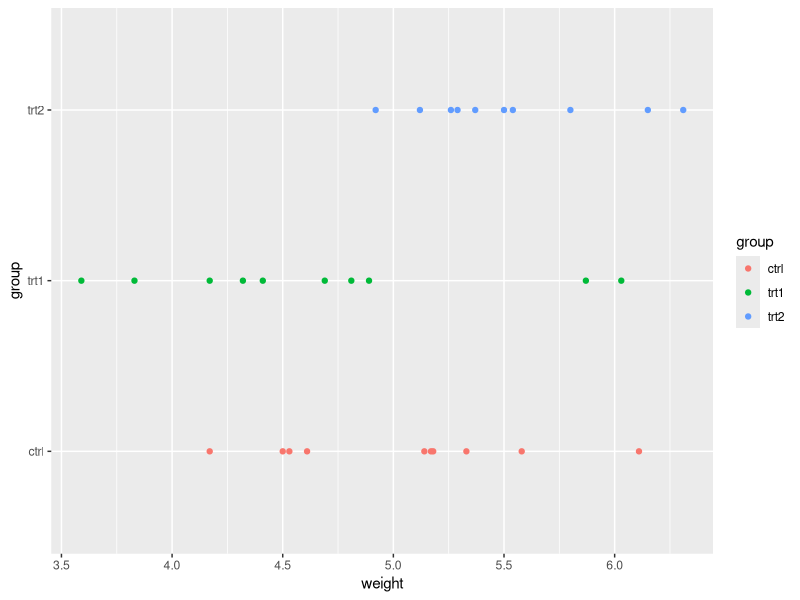
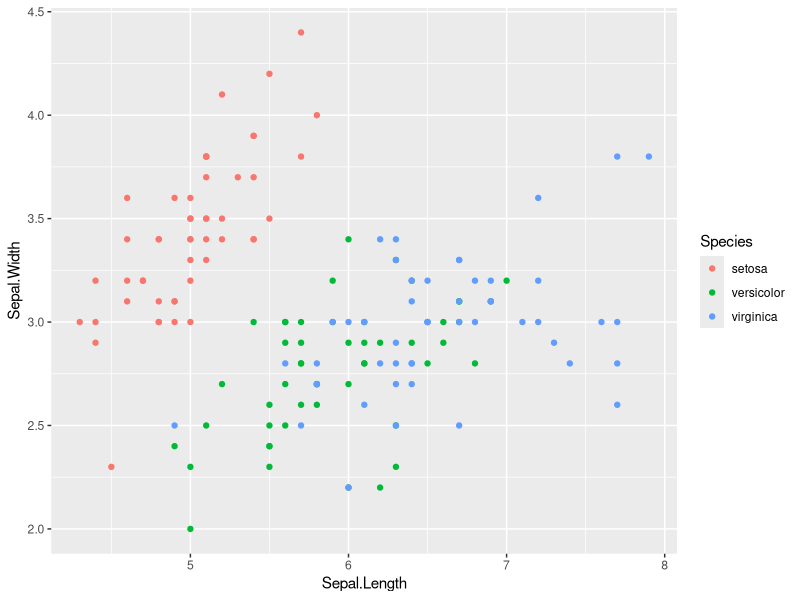
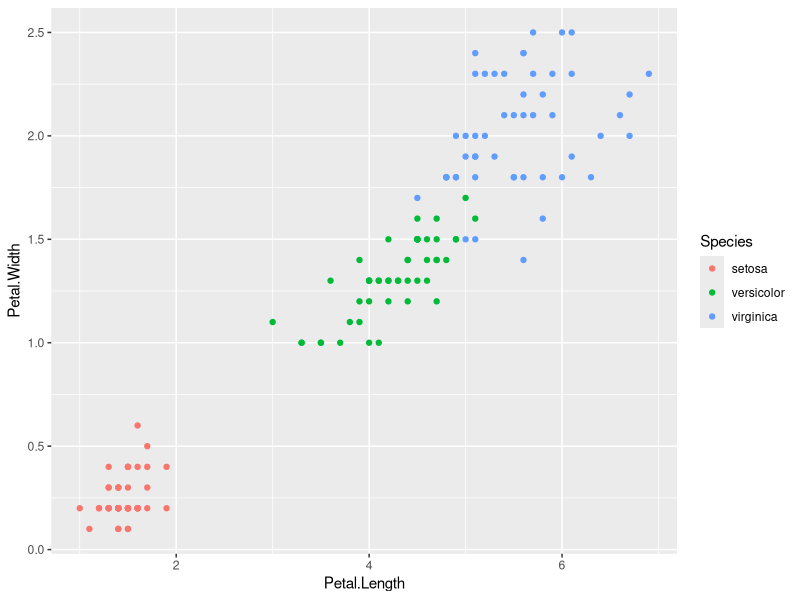

Write the R code that produced these figures, in order.
## ---- chunk 1
knitr::opts_chunk$set(echo = TRUE)
## ---- chunk 2
library(e1071)
library(tidyverse)
data(PlantGrowth)

ggplot(PlantGrowth) +
  geom_point(aes(x = weight, y = group, color = group))
## ---- chunk 3
svm_model <- svm(group ~ weight,
                data = PlantGrowth,
                type = "C-classification",
                kernel = "linear",
                scale = FALSE)
svm_model
## ---- chunk 4
pred_train <- predict(svm_model, PlantGrowth)
table(pred_train, PlantGrowth$group)
## ---- chunk 5
data(iris)

ggplot(iris, aes(x = Sepal.Length, y = Sepal.Width, color = Species)) +
  geom_point()
## ---- chunk 6
ggplot(iris, aes(x = Petal.Length, y = Petal.Width, color = Species)) +
  geom_point()
## ---- chunk 7
svm_model <- svm(Species ~ .,
                data = iris,
                type = "C-classification",
                kernel = "linear",
                scale = FALSE)
svm_model
## ---- chunk 8
pred_train <- predict(svm_model, iris)
table(pred_train, iris$Species)
## ---- chunk 9
set.seed(857)
training_rows <- sample(nrow(iris), 0.80 * nrow(iris), replace = FALSE)
iris_train <- iris[training_rows,]
iris_test <- iris[-training_rows,]

svm_model <- svm(Species ~ .,
                 data = iris_train,
                 type = "C-classification",
                 kernel = "linear",
                 scale = FALSE)

pred_train <- predict(svm_model, iris_train)
train_cm <- table(pred_train, iris_train$Species)
train_cm
## ---- chunk 10
pred_test <- predict(svm_model, iris_test)
test_cm <- table(pred_test, iris_test$Species)
test_cm
